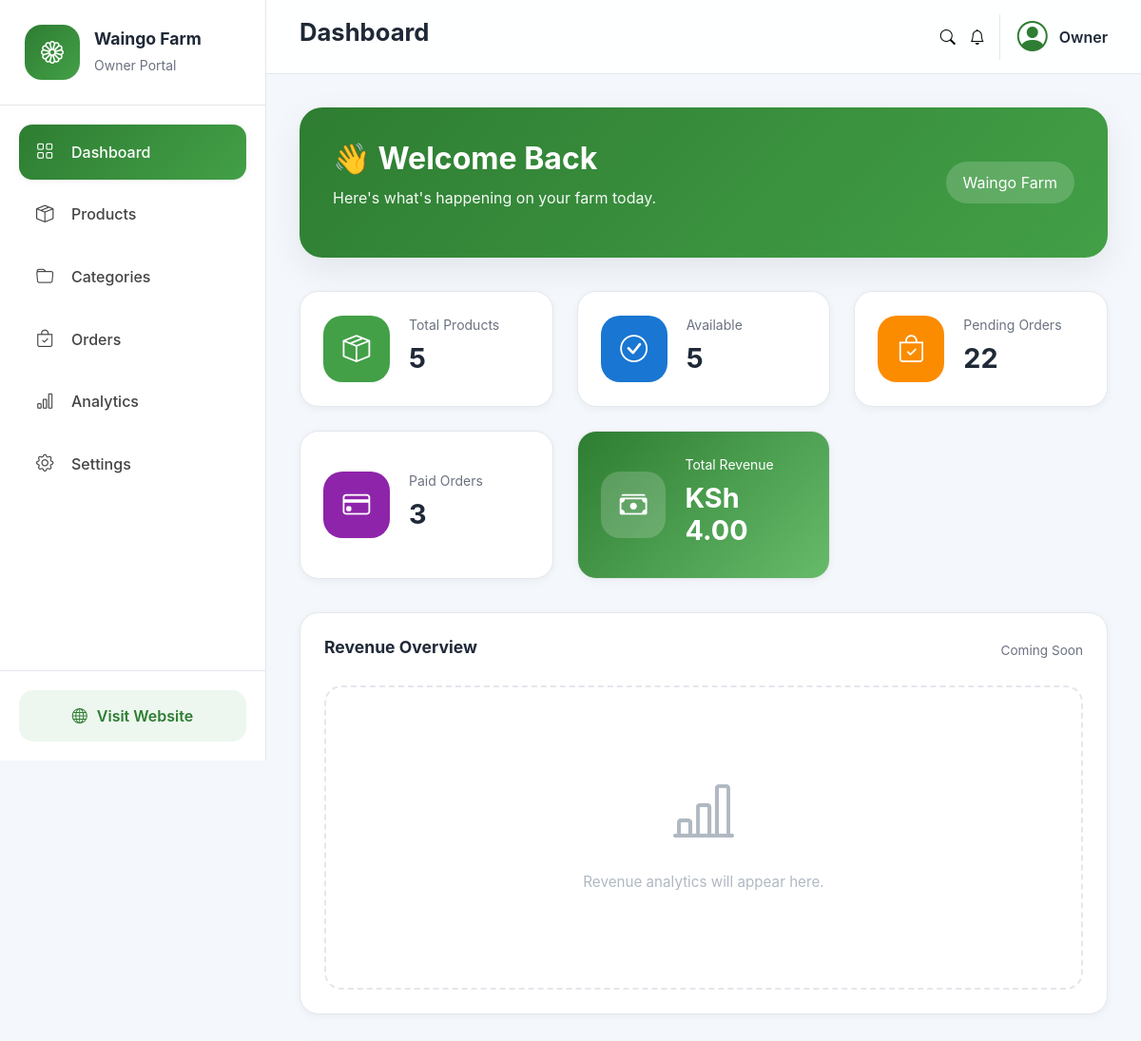
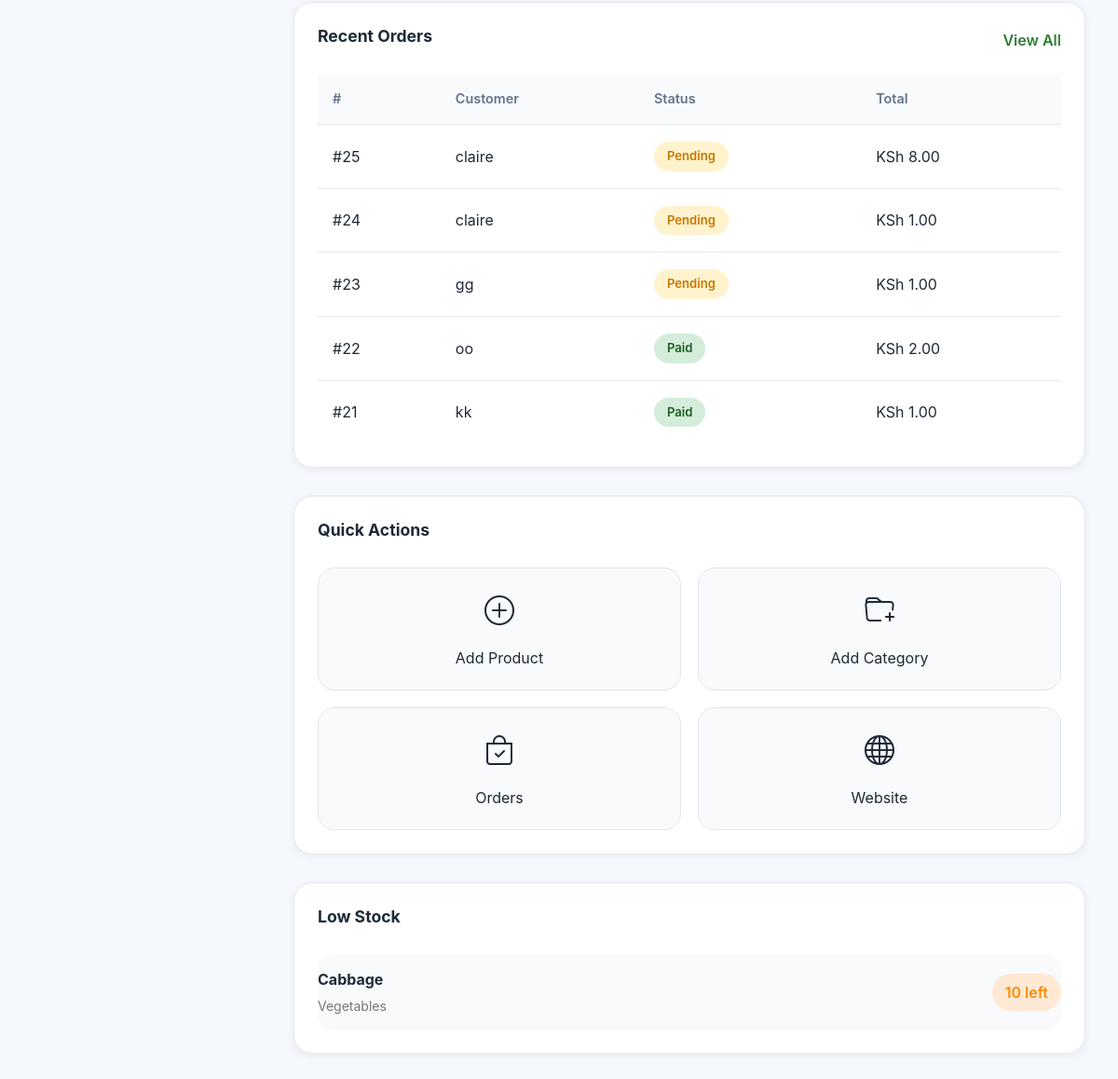
The page /owner/ (signed in) on the database its author committed (2 pictures, top to bottom).
### Farm/models.py (models this page shows, shortened)
class Order(models.Model):
    STATUS_CHOICES = [
        ("pending", "Pending"),
        ("paid", "Paid"),
        ("processing", "Processing"),
        ("shipped", "Shipped"),
        ("completed", "Completed"),
        ("cancelled", "Cancelled"),
    ]
    full_name = models.CharField(
        max_length=150
    )
    phone = models.CharField(
        max_length=30
    )
    email = models.EmailField(
        blank=True
    )
    county = models.CharField(
        max_length=100
    )
    town = models.CharField(
        max_length=100
    )
    delivery_address = models.TextField()
    order_notes = models.TextField(
        blank=True
    )
    total_amount = models.DecimalField(
        max_digits=12,
        decimal_places=2,
        default=0
    )
    status = models.CharField(
        max_length=20,
        choices=STATUS_CHOICES,
        default="pending"
    )
    created_at = models.DateTimeField(
        auto_now_add=True
    )
    updated_at = models.DateTimeField(
        auto_now=True
    )
    mpesa_merchant_request_id = models.CharField(
        max_length=100,
        blank=True,
        null=True
    )
    mpesa_checkout_request_id = models.CharField(
        max_length=100,
        blank=True,
        null=True
    )
    mpesa_receipt_number = models.CharField(
        max_length=100,
        blank=True,
        null=True
    )
    mpesa_result_code = models.IntegerField(
        blank=True,
        null=True
    )
    mpesa_result_description = models.TextField(
        blank=True,
        null=True
    )
    paid_at = models.DateTimeField(
        blank=True,
        null=True
    )
    class Meta:
        ordering = ["-created_at"]

class Product(models.Model):
    category = models.ForeignKey(
        Category,
        on_delete=models.CASCADE,
        related_name="products"
    )
    name = models.CharField(
        max_length=200
    )
    slug = models.SlugField(
        unique=True
    )
    description = models.TextField(
        blank=True
    )
    price = models.DecimalField(
        max_digits=10,
        decimal_places=2
    )
    image = models.ImageField(
        upload_to="products/",
        blank=True,
        null=True
    )
    stock = models.PositiveIntegerField(
        default=0
    )
    is_available = models.BooleanField(
        default=True
    )
    is_featured = models.BooleanField(
        default=False
    )
    created_at = models.DateTimeField(
        auto_now_add=True
    )
    updated_at = models.DateTimeField(
        auto_now=True
    )
    class Meta:
        ordering = ["-created_at"]

class Category(models.Model):
    name = models.CharField(
        max_length=100
    )
    slug = models.SlugField(
        unique=True
    )
    description = models.TextField(
        blank=True
    )
    image = models.ImageField(
        upload_to="categories/",
        blank=True,
        null=True
    )
    created_at = models.DateTimeField(
        auto_now_add=True
    )
    updated_at = models.DateTimeField(
        auto_now=True
    )
    class Meta:
        verbose_name_plural = "Categories"
        ordering = ["name"]

### Farm/owner/views.py (the view)
class DashboardView(LoginRequiredMixin, TemplateView):
    template_name = "owner/dashboard.html"
    def get_context_data(self, **kwargs):
        context = super().get_context_data(**kwargs)
        context["total_products"] = Product.objects.count()
        context["available_products"] = Product.objects.filter(
            is_available=True
        ).count()
        context["pending_orders"] = Order.objects.filter(
            status="pending"
        ).count()
        context["paid_orders"] = Order.objects.filter(
            status="paid"
        ).count()
        context["total_sales"] = (
            Order.objects.filter(status="paid")
            .aggregate(total=Sum("total_amount"))["total"] or 0
        )
        context["recent_orders"] = (
            Order.objects
            .order_by("-created_at")[:5]
        )
        context["low_stock_products"] = (
            Product.objects
            .filter(
                stock__lte=10,
                stock__gt=0,
            )
        )
        return context

### Farm/context_processors.py (called while the page is built, shortened)
def cart_context(request):
    cart = request.session.get(
        "cart",
        {}
    )
    cart_count = 0
    cart_total = Decimal("0.00")
    return {
        "cart_count": cart_count,
        "cart_total": cart_total,
    }

def categories_processor(request):
    categories = Category.objects.all()
    return {
        "categories": categories,
    }

### templates/owner/dashboard.html (shortened to what this page needs)
{% extends "owner/base_owner.html" %} {% load static %}  {% block extra_css %}
<link rel="stylesheet" href="{% static 'css/owner/dashboard.css' %}" />
{% endblock %} {% block content %}
<section class="welcome-section">
  <div class="welcome-card">
    <div>
      <h1>👋 Welcome Back</h1>
      <p>Here's what's happening on your farm today.</p>
    </div>
    <div class="welcome-date">
      <span>Waingo Farm</span>
    </div>
  </div>
</section>
<section class="stats-grid">
  <div class="stat-card">
    <div class="stat-icon green">
      <i class="bi bi-box-seam"></i>
    </div>
    <div>
      <small>Total Products</small>
      <h2>{{ total_products }}</h2>
    </div>
  </div>
  <div class="stat-card">
    <div class="stat-icon blue">
      <i class="bi bi-check-circle"></i>
    </div>
    <div>
      <small>Available</small>
      <h2>{{ available_products }}</h2>
    </div>
  </div>
  <div class="stat-card">
    <div class="stat-icon orange">
      <i class="bi bi-bag-check"></i>
    </div>
    <div>
      <small>Pending Orders</small>
      <h2>{{ pending_orders }}</h2>
    </div>
  </div>
  <div class="stat-card">
    <div class="stat-icon purple">
      <i class="bi bi-credit-card"></i>
    </div>
    <div>
      <small>Paid Orders</small>
      <h2>{{ paid_orders }}</h2>
    </div>
  </div>
  <div class="stat-card revenue-card">
    <div class="stat-icon">
      <i class="bi bi-cash-stack"></i>
    </div>
    <div>
      <small>Total Revenue</small>
      <h2>KSh {{ total_sales|floatformat:2 }}</h2>
    </div>
  </div>
</section>
<section class="dashboard-layout">
  <div class="dashboard-left">
    <div class="dashboard-widget">
      <div class="widget-header">
        <h3>Revenue Overview</h3>
        <span>Coming Soon</span>
      </div>
      <div class="chart-placeholder">
        <i class="bi bi-bar-chart-line"></i>
        <p>Revenue analytics will appear here.</p>
      </div>
    </div>
    <div class="dashboard-widget">
      <div class="widget-header">
        <h3>Recent Orders</h3>
        <a href="{% url 'owner:orders' %}"> View All </a>
      </div>
      {% if recent_orders %}
      <table class="owner-table">
        <thead>
          <tr>
            <th>#</th>
            <th>Customer</th>
            <th>Status</th>
            <th>Total</th>
          </tr>
        </thead>
        <tbody>
          {% for order in recent_orders %}
          <tr>
            <td>#{{ order.id }}</td>
            <td>{{ order.full_name }}</td>
            <td>
              <span class="status {{ order.status }}">
                {{ order.get_status_display }}
              </span>
            </td>
            <td>KSh {{ order.total_amount|floatformat:2 }}</td>
          </tr>
          {% endfor %}
        </tbody>
      </table>
      {% else %}
      <div class="empty-widget">
        <i class="bi bi-bag"></i>
        <p>No recent orders.</p>
      </div>
      {% endif %}
    </div>
  </div>
  <div class="dashboard-right">
    <div class="dashboard-widget">
      <div class="widget-header">
        <h3>Quick Actions</h3>
      </div>
      <div class="quick-grid">
<a href="{% url 'owner:product_add' %}">
    <i class="bi bi-plus-circle"></i>
    <span>Add Product</span>
</a>
        <a href="{% url 'owner:category_add' %}">
          <i class="bi bi-folder-plus"></i>
          <span>Add Category</span>
        </a>
        <a href="{% url 'owner:orders' %}">
          <i class="bi bi-bag-check"></i>
          <span>Orders</span>
        </a>
        <a href="{% url 'home' %}" target="_blank">
          <i class="bi bi-globe"></i>
          <span>Website</span>
        </a>
      </div>
    </div>
    <div class="dashboard-widget">
      <div class="widget-header">
        <h3>Low Stock</h3>
      </div>
      {% if low_stock_products %}
      <div class="stock-list">
        {% for product in low_stock_products %}
        <div class="stock-item">
          <div>
            <strong>{{ product.name }}</strong>
            <small>{{ product.category.name }}</small>
          </div>
          <span>{{ product.stock }} left</span>
        </div>
        {% endfor %}
      </div>
      {% else %}
      <div class="empty-widget">
        <i class="bi bi-check-circle"></i>
        <p>Everything is well stocked.</p>
      </div>
      {% endif %}
    </div>
  </div>
</section>
{% endblock %}

### static/css/owner/dashboard.css (style rules this page uses)
.stock-list { display:flex; flex-direction:column; gap:15px; }
.stock-item { display:flex; justify-content:space-between; align-items:center; padding:14px 0; border-bottom:1px solid #eee; }
.stock-item:last-child { border-bottom:none; }
.stock-item strong { display:block; }
.stock-item small { color:#777; }

### rows shown on the page
Order: id "25", full_name "claire", status "Pending", total_amount "8.00"
Order: id "24", full_name "claire", status "Pending", total_amount "1.00"
Order: id "23", full_name "gg", status "Pending", total_amount "1.00"
Order: id "22", full_name "oo", status "Paid", total_amount "2.00"
Order: id "21", full_name "kk", status "Paid", total_amount "1.00"
Product: name "Cabbage", category.name "Vegetables", stock "10"

### other values the page prints
{{ total_products }} "5"
{{ available_products }} "5"
{{ pending_orders }} "22"
{{ paid_orders }} "3"
{{ total_sales|floatformat:2 }} "4.00"
